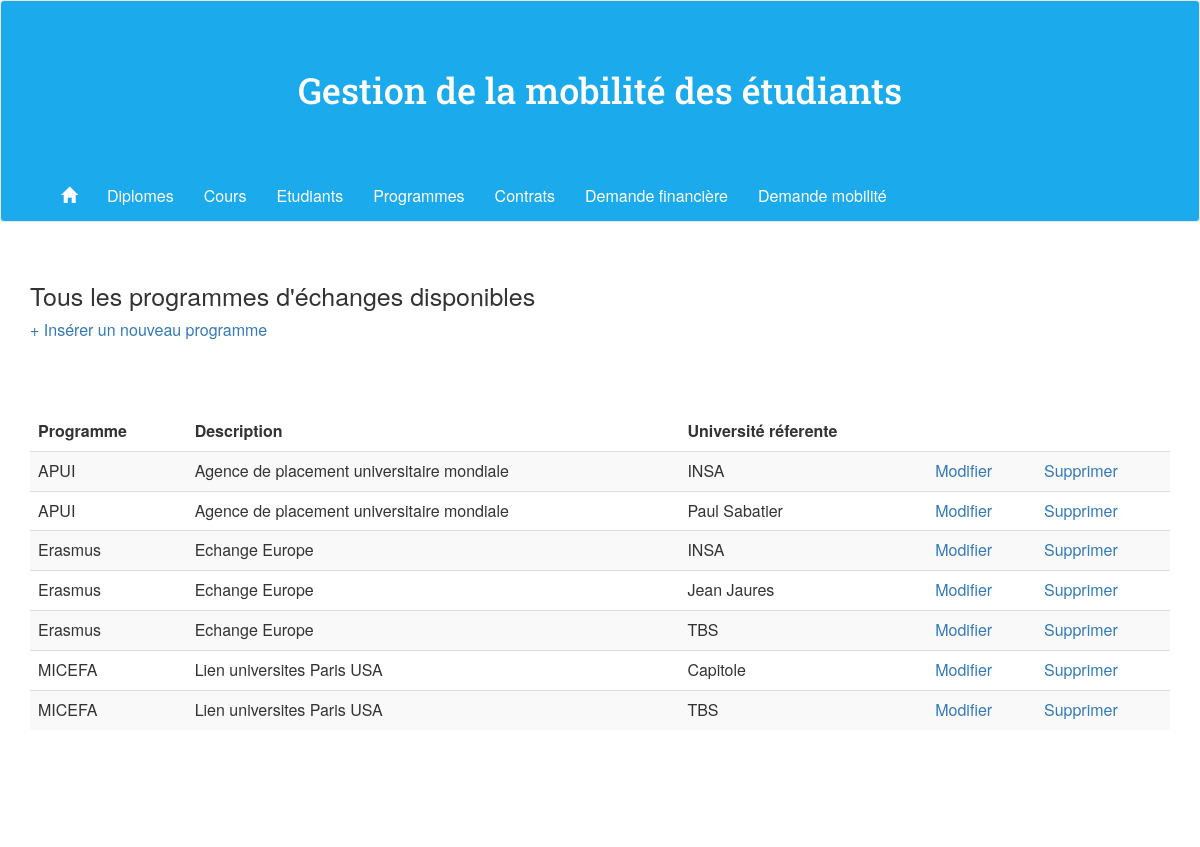
Screenshot of /index.php/programmes/all with the database file from the repository.
### tables this page shows
CREATE TABLE IF NOT EXISTS `programmes` (
  `INTITULEP` char(32) NOT NULL,
  `EXPLICATION` char(200) DEFAULT NULL,
  PRIMARY KEY (`INTITULEP`)
);

CREATE TABLE IF NOT EXISTS `universites` (
  `NOMU` char(50) NOT NULL,
  `ADRESSEPOSTU` char(100) DEFAULT NULL,
  `ADRESSEWEBU` char(50) DEFAULT NULL,
  `ADRESSEELECTU` char(50) DEFAULT NULL,
  PRIMARY KEY (`NOMU`)
);

### application/controllers/programmes.php (called while the page is built, shortened)
<?php
class Programmes extends CI_Controller{
    public function __construct(){
        $this->load->model('programmes_modele');
        $this->load->helper('url_helper');
    }
    public function all(){
        $data['programmes'] = $this->programmes_modele->show();
        $this->load->view('header');
        $this->load->view('programmes/all', $data);
        $this->load->view('footer');
    }
}
?>

### index.php (called while the page is built, shortened)
<?php
require_once BASEPATH.'core/CodeIgniter.php';

### application/models/programmes_modele.php (called while the page is built, shortened)
<?php
class Programmes_modele extends CI_MODEL{
	public function show(){
		$this->db->select('programmes.INTITULEP, programmes.EXPLICATION, universites.NOMU');
		$this->db->from('programmes');
		$this->db->from('universites');
		$this->db->from('impliqueu');
		$this->db->where('programmes.INTITULEP = impliqueu.INTITULEP AND universites.NOMU = impliqueu.NOMU');
		$query = $this->db->get();
		return $query->result_array();
	}
}
?>

### application/views/programmes/all.php (the view)
<h2>Tous les programmes d'échanges disponibles</h2>
<div class="main">
	<a href="programmes/insert/">+ Insérer un nouveau programme</a>
	<table class="table table-striped">
		<thead>
		    <tr>
		      <th>Programme</th>
		      <th>Description</th>
		      <th>Université réferente</th>
		    </tr>
  		</thead>
		<?php
		foreach ($programmes as $programme) {
			echo'<tr>
	        		<td>'.$programme['INTITULEP'].'</td>
	        		<td style="text-align:left;">'.$programme['EXPLICATION'].'</td>
	        		<td>'.$programme['NOMU'].'</td>
	        		<td><a href="programmes/update/'.$programme['INTITULEP'].'">Modifier</a></td>
	        		<td><a href="programmes/delete/'.$programme['INTITULEP'].'">Supprimer</a></td>
	        	</tr>';
		}
		?>
	</table>
</div>

### application/views/header.php (shortened to what this page needs)
<!DOCTYPE html>
<html>
  <head>
    <link rel="stylesheet" href="https://maxcdn.bootstrapcdn.com/bootstrap/3.3.7/css/bootstrap.min.css">
    <link rel="stylesheet" href="http://localhost/jsp/style.css">
  </head>
  <body>
  	<?php
  		$base = 'http://localhost/jsp/index.php';
	    echo '<header>
				<nav class="navbar navbar-default">
					<div class="container-fluid">
						<div id="titre">
							<a href="'.$base.'"><h1>Gestion de la mobilité des étudiants</h1></a>
						</div>
						<div class="container">
							<div class="collapse navbar-collapse navbar-ex1-collapse">
								<ul class="nav navbar-nav">
									<li><a href="'.$base.'"><span class="glyphicon glyphicon-home" aria-hidden="true"></span></a></li>
									<li><a href="'.$base.'/diplomes/search">Diplomes</a></li>
									<li><a href="'.$base.'/cours">Cours</a></li>
									<li><a href="'.$base.'/etudiants">Etudiants</a></li>
									<li><a href="'.$base.'/programmes">Programmes</a></li>
									<li><a href="'.$base.'/contrats">Contrats</a></li>
									<li><a href="'.$base.'">Demande financière</a></li>
									<li><a href="'.$base.'">Demande mobilité</a></li>
								</ul>
							</div>
						</div>
					</div>
				</nav>
			</header>
			<div class="container">';

### application/views/footer.php
	</div>
</body>
</html>

### style.css (style rules this page uses)
body { font-size: 16px; padding-bottom: 100px; }
header { margin-bottom: 40px; }
h1 { color: #FFF; font-family: 'Roboto Slab', sans-serif; }
h2 { font-size: 25px; }
th { border-bottom: 0 !important; }
#titre { text-align: center; padding-bottom: 50px; padding-top: 50px; }
#titre a { text-decoration: none; }
.navbar .navbar-collapse { text-align: center; }
.navbar-default .navbar-nav > li > a { color: #FFF; }
.navbar-default { background-color: #1BAAEC; }
.table { margin-top: 70px; margin-bottom: 90px; border: none; }

### rows the page displays
programmes: INTITULEP "APUI", EXPLICATION "Agence de placement universitaire mondiale", universites.NOMU "INSA", universites.NOMU "Paul Sabatier"
programmes: INTITULEP "Erasmus", EXPLICATION "Echange Europe", universites.NOMU "INSA", universites.NOMU "Jean Jaures", universites.NOMU "TBS"
programmes: INTITULEP "MICEFA", EXPLICATION "Lien universites Paris USA", universites.NOMU "Capitole", universites.NOMU "TBS"
